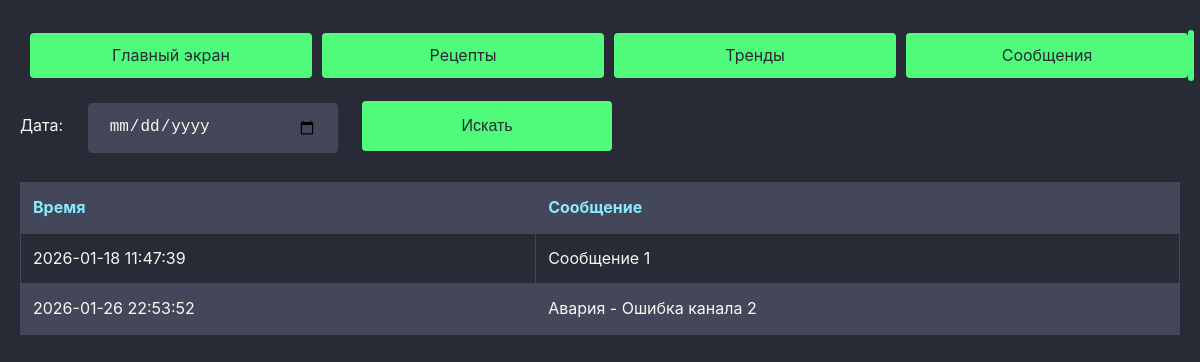
The page /message/ on the database as committed earlier.
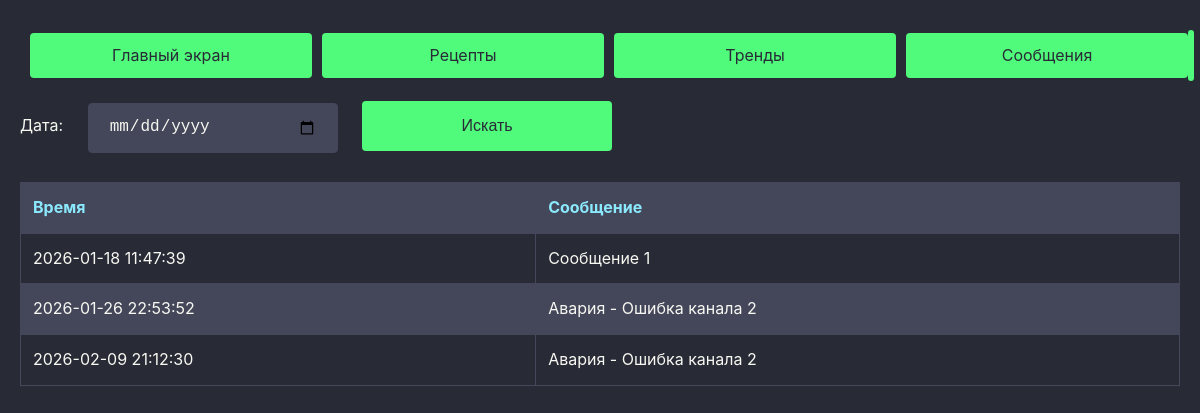
The same page on the database as committed later.
### vars/models.py (models this page shows, shortened)
class Message(models.Model):
    id_message = models.IntegerField(null=True, blank=True)
    message = models.CharField(max_length=50)
    timestamp = models.DateTimeField()
    class Meta:
        indexes = [
            models.Index(fields=['timestamp'])
        ]
    def __str__(self):
        return f"{self.message} @ {self.timestamp}"

### vars/views.py (the view, shortened to what this page needs)
# urls.py: path('message/', views.message, name='message'),
def message(request):
    date_str=request.GET.get('start_date')
    messages=Message.objects.all()
    context={
        'messages': messages,
        'selected_date': date_str,
        'has_data': len(messages) > 0  # флаг наличия данных
    }
    print(messages)
    template=loader.get_template('vars/message.html')
    return HttpResponse(template.render(context, request))

### vars/templates/vars/message.html (shortened to what this page needs)
{% extends "base.html" %}
{% load static %}
{% block content %}
<link rel="stylesheet" href="{% static 'vars/css/dracula.css' %}">
<form method="get" action="{% url 'message' %}">
    <label for="start_date">Дата:</label>
    <input type="date" class="btn" name="start_date" value="{{ request.GET.start_date }}">
    <button type="submit" class="input">Искать</button>
</form>
    {% if has_data %}
        <table class="message-table">
        <thead>
            <tr>
            <th>Время</th>
            <th>Сообщение</th>
            </tr>
        </thead>
        <tbody>
            {% for message in messages %}
            <tr>
            <td>{{ message.timestamp|date:"Y-m-d H:i:s" }}</td>
            <td>{{ message.message }}</td>
            </tr>
            {% endfor %}
        </tbody>
        </table>
    {% else %}
        <div class="no-data">
            <p>Нет данный за выбранный период</p>
        </div>
    {% endif %}
{% endblock %}

Rows that differ between the two databases and show on the page:
added Message: timestamp "2026-02-09 21:12:30", message "Авария - Ошибка канала 2"
